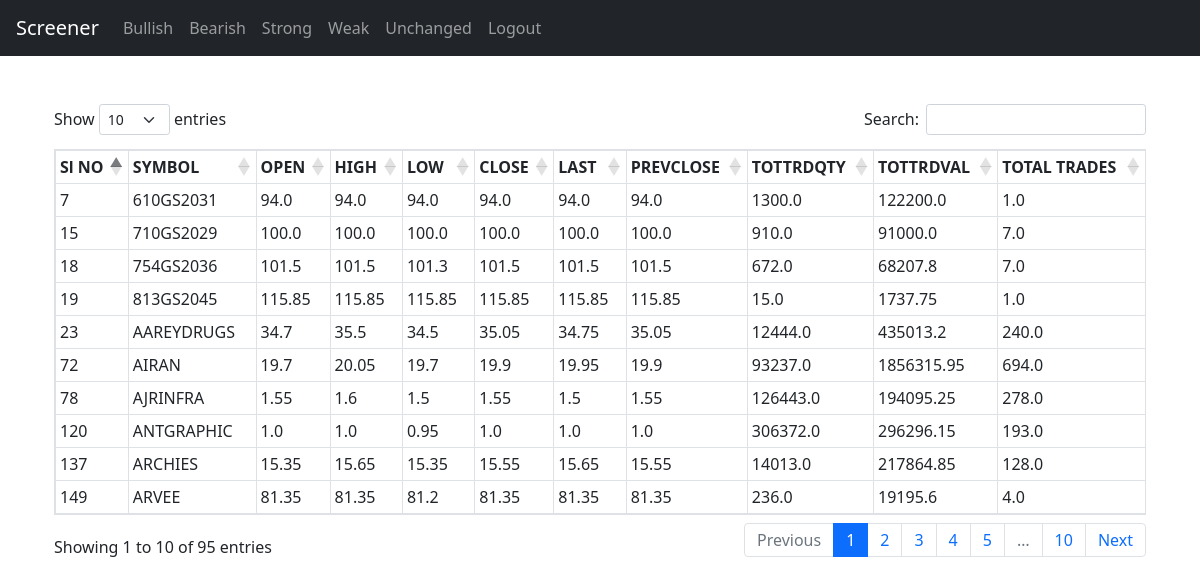
The app's page /filter/unchanged (signed in) with its own data.
### website/models.py (models this page shows)
class Data(db.Model):
    id= db.Column(db.Text(1000),primary_key=True)
    SYMBOL = db.Column(db.REAL(1000))
    OPEN = db.Column(db.REAL(1000))
    HIGH = db.Column(db.REAL(1000))
    LOW = db.Column(db.REAL(1000))
    CLOSE = db.Column(db.REAL(1000))
    LAST = db.Column(db.REAL(1000))
    PREVCLOSE = db.Column(db.REAL(1000))
    TOTTRDQTY = db.Column(db.REAL(1000))
    TOTTRDVAL = db.Column(db.REAL(1000))
    TOTALTRADES = db.Column(db.REAL(1000))

### website/views.py (the view)
@views.route('/filter/unchanged', methods=['GET', 'POST'])
@login_required
def unchanged():
    open = Data.query.all()
    return render_template("unchanged.html", user=current_user, open=open)

### website/__init__.py (called while the page is built)
def create_app():
    app = Flask(__name__)
    app.config['SECRET_KEY'] = 'hjshjhdjah kjshkjdhjs'
    app.config['SQLALCHEMY_DATABASE_URI'] = f'sqlite:///{DB_NAME}'
    db.init_app(app)
    from .views import views
    from .auth import auth
    app.register_blueprint(views, url_prefix='/')
    app.register_blueprint(auth, url_prefix='/')
    from .models import User
    create_database(app)
    login_manager = LoginManager()
    login_manager.login_view = 'auth.login'
    login_manager.init_app(app)
    @login_manager.user_loader
    def load_user(id):
        return User.query.get(int(id))
    return app

### website/templates/unchanged.html
{% extends "base.html" %} {% block title %}Home{% endblock %} {% block content
%}
    <br><br/>
<div class ="container">
    <div class ="row">
    <table id="bullish" class="table table-hover table-bordered table-sm" style="width:100%">
        <thead class="table table-striped">
        <tr class="sm-primary">
            <th>Sl NO</th>
            <th>SYMBOL</th>
            <th>OPEN</th>
            <th>HIGH</th>
            <th>LOW</th>
            <th>CLOSE</th>
            <th>LAST</th>
            <th>PREVCLOSE</th>
            <th>TOTTRDQTY</th>
            <th>TOTTRDVAL</th>
            <th>TOTAL TRADES</th>
        </tr>
        </thead>
        <tbody>
        {% for list in open %}
            {% if  list.CLOSE   ==  list.PREVCLOSE    %}
                    <tr>
                        <td>{{ list.id }}</td>
                        <td>{{ list.SYMBOL }}</td>
                        <td>{{ list.OPEN }}</td>
                        <td>{{ list.HIGH }}</td>
                        <td>{{ list.LOW }}</td>
                        <td>{{ list.CLOSE }}</td>
                        <td>{{ list.LAST }}</td>
                        <td>{{ list.PREVCLOSE }}</td>
                        <td>{{ list.TOTTRDQTY }}</td>
                        <td>{{ list.TOTTRDVAL }}</td>
                        <td>{{ list.TOTALTRADES }}</td>
                    </tr>
            {% endif %}
        {% endfor %}
        </tbody>
    </table>
    </div>
</div>
{% endblock %}

### website/templates/base.html (shortened to what this page needs)
<!DOCTYPE html>
<html>
  <head>
    <link
      rel="stylesheet"
      href="https://stackpath.bootstrapcdn.com/bootstrap/4.4.1/css/bootstrap.min.css"
    />
    <link
      rel="stylesheet"
      href="https://stackpath.bootstrapcdn.com/font-awesome/4.7.0/css/font-awesome.min.css"
    />
      <link rel="stylesheet" href="https://cdnjs.cloudflare.com/ajax/libs/twitter-bootstrap/5.1.3/css/bootstrap.min.css"/>
      <link rel="stylesheet" href="https://cdn.datatables.net/1.12.1/css/dataTables.bootstrap5.min.css"/>
      <link rel="stylesheet" href="https://cdn.datatables.net/buttons/2.2.3/css/buttons.bootstrap5.min.css"/>
  </head>
  <body>
    <nav class="navbar navbar-expand-lg navbar-dark bg-dark">
      <div class="collapse navbar-collapse" id="navbar">
        <div class="navbar-nav">
          {% if user.is_authenticated %}
          <a class="navbar-brand" href="/">Screener</a>
          <a class="nav-item nav-link" id="filter" href="/filter/bullish">Bullish</a>
          <a class="nav-item nav-link" id="filter" href="/filter/bearish">Bearish</a>
          <a class="nav-item nav-link" id="filter" href="/filter/strong">Strong</a>
          <a class="nav-item nav-link" id="filter" href="/filter/weak">Weak</a>
          <a class="nav-item nav-link" id="filter" href="/filter/unchanged">Unchanged</a>
          <a class="nav-item nav-link" id="logout" href="/logout">Logout</a>
          {% else %}
          <a class="nav-item nav-link" id="login" href="/login">Login</a>
          <a class="nav-item nav-link" id="signUp" href="/sign-up">Sign Up</a>
          {% endif %}
        </div>
      </div>
    </nav>
    <div class="container">{% block content %} {% endblock %}</div>
  </body>
</html>

### records on screen
Data: id "7", SYMBOL "610GS2031", OPEN "94.0", HIGH "94.0", LOW "94.0", CLOSE "94.0", LAST "94.0", PREVCLOSE "94.0", TOTTRDQTY "1300.0", TOTTRDVAL "122200.0", TOTALTRADES "1.0"
Data: id "15", SYMBOL "710GS2029", OPEN "100.0", HIGH "100.0", LOW "100.0", CLOSE "100.0", LAST "100.0", PREVCLOSE "100.0", TOTTRDQTY "910.0", TOTTRDVAL "91000.0", TOTALTRADES "7.0"
Data: id "18", SYMBOL "754GS2036", OPEN "101.5", HIGH "101.5", LOW "101.3", CLOSE "101.5", LAST "101.5", PREVCLOSE "101.5", TOTTRDQTY "672.0", TOTTRDVAL "68207.8", TOTALTRADES "7.0"
Data: id "19", SYMBOL "813GS2045", OPEN "115.85", HIGH "115.85", LOW "115.85", CLOSE "115.85", LAST "115.85", PREVCLOSE "115.85", TOTTRDQTY "15.0", TOTTRDVAL "1737.75", TOTALTRADES "1.0"
Data: id "23", SYMBOL "AAREYDRUGS", OPEN "34.7", HIGH "35.5", LOW "34.5", CLOSE "35.05", LAST "34.75", PREVCLOSE "35.05", TOTTRDQTY "12444.0", TOTTRDVAL "435013.2", TOTALTRADES "240.0"
Data: id "72", SYMBOL "AIRAN", OPEN "19.7", HIGH "20.05", LOW "19.7", CLOSE "19.9", LAST "19.95", PREVCLOSE "19.9", TOTTRDQTY "93237.0", TOTTRDVAL "1856315.95", TOTALTRADES "694.0"
Data: id "78", SYMBOL "AJRINFRA", OPEN "1.55", HIGH "1.6", LOW "1.5", CLOSE "1.55", LAST "1.5", PREVCLOSE "1.55", TOTTRDQTY "126443.0", TOTTRDVAL "194095.25", TOTALTRADES "278.0"
Data: id "120", SYMBOL "ANTGRAPHIC", OPEN "1.0", HIGH "1.0", LOW "0.95", CLOSE "1.0", LAST "1.0", PREVCLOSE "1.0", TOTTRDQTY "306372.0", TOTTRDVAL "296296.15", TOTALTRADES "193.0"
Data: id "137", SYMBOL "ARCHIES", OPEN "15.35", HIGH "15.65", LOW "15.35", CLOSE "15.55", LAST "15.65", PREVCLOSE "15.55", TOTTRDQTY "14013.0", TOTTRDVAL "217864.85", TOTALTRADES "128.0"
Data: id "149", SYMBOL "ARVEE", OPEN "81.35", HIGH "81.35", LOW "81.2", CLOSE "81.35", LAST "81.35", PREVCLOSE "81.35", TOTTRDQTY "236.0", TOTTRDVAL "19195.6", TOTALTRADES "4.0"
